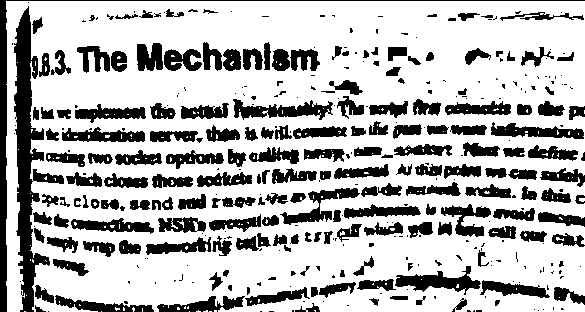
#> input picture Python/course08/gaus.png, 585 x 312 px
$ python course.py
#> lines starting #> are read from the running program, lines starting #| are printed output that depends on the picture; after the words box and inside, x2 and y2 are one past the last pixel; in counts of white or black regions, pixels touching at a corner belong together
import cv2
import numpy as np

img = cv2.imread("gaus.png")
#> img is the input picture: shape (312, 585, 3); 72.1% white; 373 black regions (187 under 20 px), largest, box (x1, y1, x2, y2) and area: (14, 6, 64, 312) 4877, (0, 0, 585, 312) 2672, (395, 266, 481, 295) 1051
img2 = cv2.cvtColor(img,cv2.COLOR_BGR2GRAY)

#blur = cv2.GaussianBlur(img2,(15,15),0)
#median = cv2.medianBlur(img2,15)
#bilateral = cv2.bilateralFilter(img2,15,75,75)

kernel = np.ones((3,3),np.uint8)

erosion = cv2.erode(img2,kernel,iterations = 1)
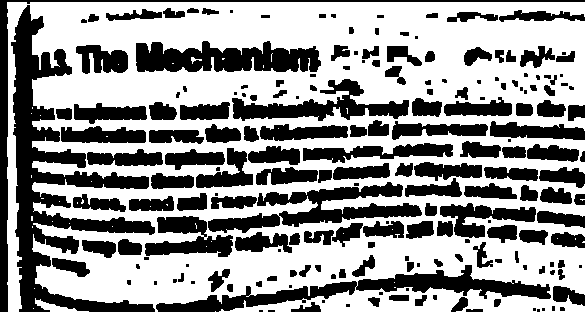
#> erosion: shape (312, 585); 58.9% white; 195 black regions (52 under 20 px), largest, box (x1, y1, x2, y2) and area: (11, 5, 155, 312) 12384, (156, 265, 551, 312) 4979, (208, 182, 422, 233) 4120
dilation = cv2.dilate(img2,kernel,iterations = 1)
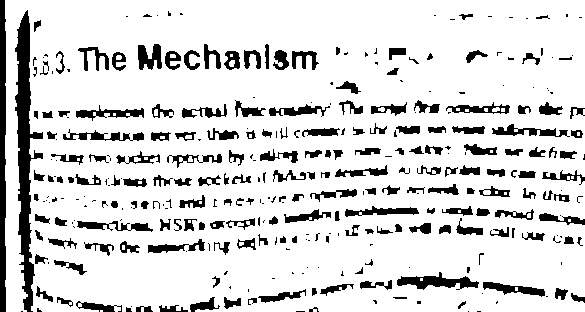
#> dilation: shape (312, 585); 84.9% white; 327 black regions (138 under 20 px), largest, box (x1, y1, x2, y2) and area: (15, 10, 43, 312) 3380, (0, 0, 6, 312) 1766, (397, 272, 479, 290) 707
opening = cv2.morphologyEx(img2,cv2.MORPH_OPEN,kernel)
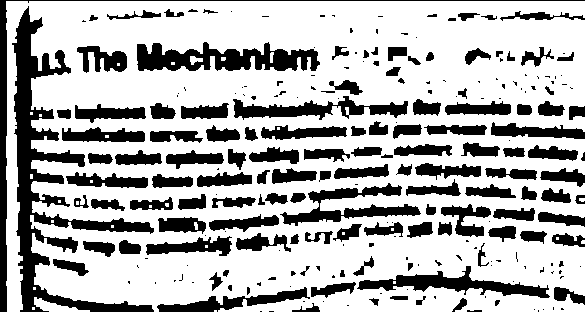
#> opening: shape (312, 585); 70% white; 243 black regions (111 under 20 px), largest, box (x1, y1, x2, y2) and area: (12, 6, 154, 312) 9056, (137, 42, 320, 71) 3227, (0, 0, 585, 312) 2675
closing = cv2.morphologyEx(img2,cv2.MORPH_CLOSE,kernel)
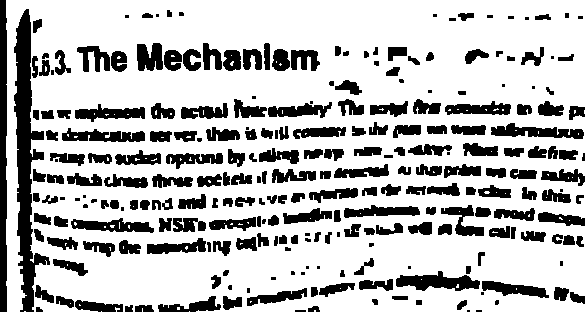
#> closing: shape (312, 585); 74.4% white; 253 black regions (44 under 20 px), largest, box (x1, y1, x2, y2) and area: (14, 9, 50, 312) 4372, (0, 0, 7, 312) 2091, (396, 271, 480, 291) 971

#cv2.imwrite("blur.png",blur)
#cv2.imwrite("median.png",median)
#cv2.imwrite("bilateral.png",bilateral)

cv2.imwrite("erosion.png",erosion)
cv2.imwrite("dilation.png",dilation)
cv2.imwrite("open.png",dilation)
cv2.imwrite("close.png",dilation)
